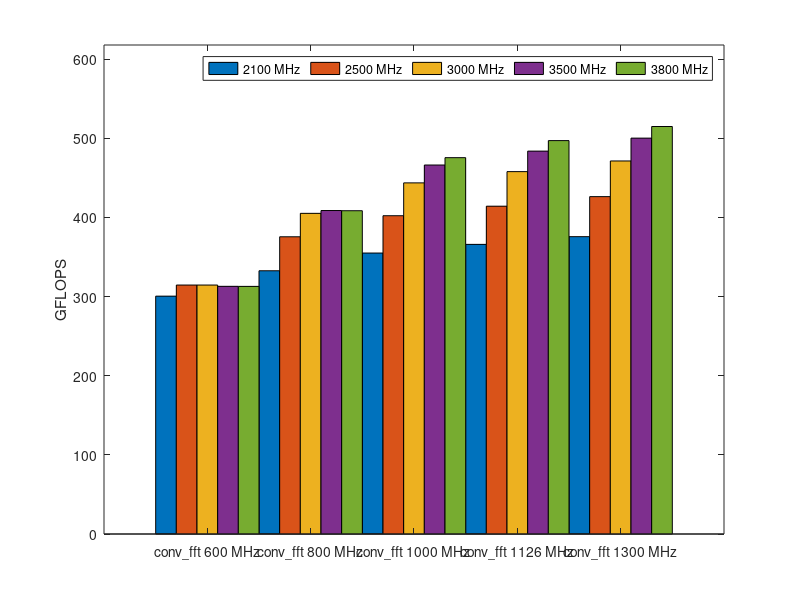
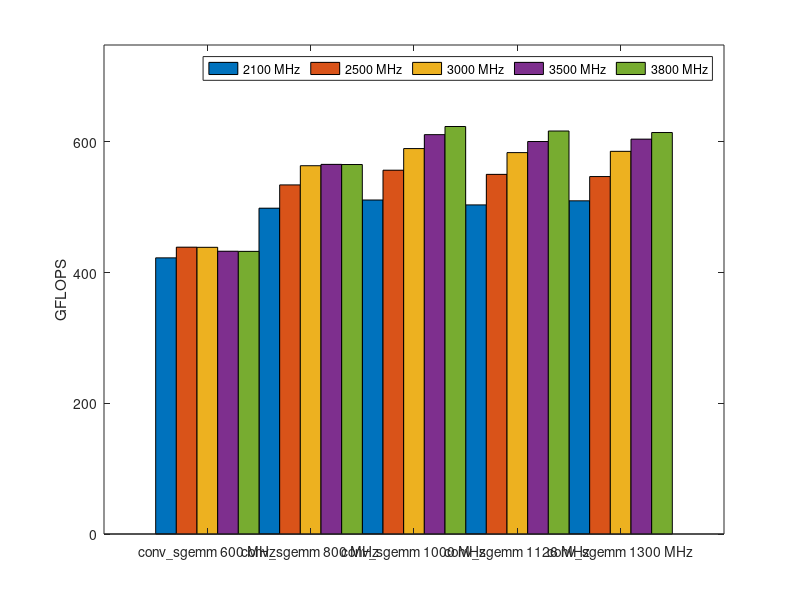
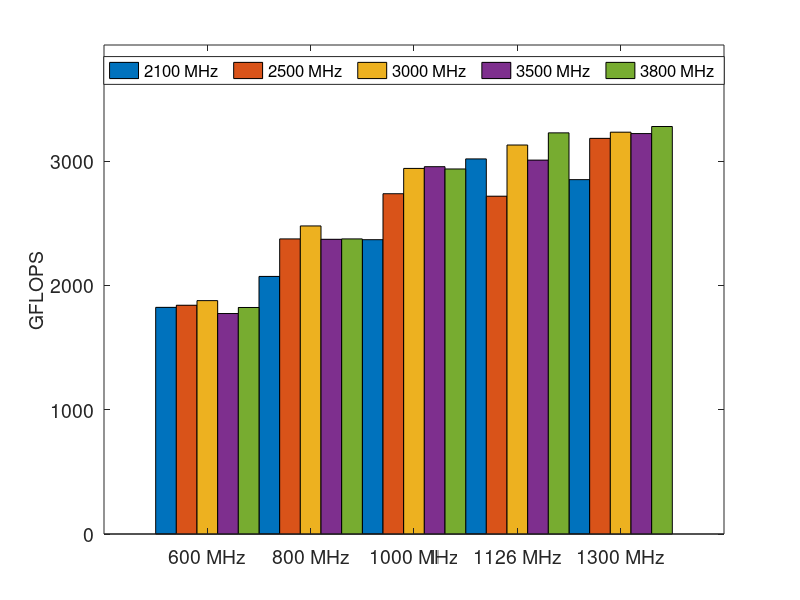

Recreate these plots in MATLAB, in order.
load dvfs_conv;

choice = 7;
yStr = '';
if choice == 6
    yStr = 'power/W';
end

if choice == 7
    yStr = 'GFLOPS';
end

if choice == 8
    yStr = 'GFLOPS/W';
end
           
dataC = cell2mat(dvfs_conv(:, choice));
conv_fft = dataC(1:25);
conv_sgemm = dataC(26:50);
conv_wino = dataC(51:75);

figure(1)

%%data of conv_fft
s1 = {'conv\_fft 600 MHz', 'conv\_fft 800 MHz', 'conv\_fft 1000 MHz', 'conv\_fft 1126 MHz', 'conv\_fft 1300 MHz'};
data = conv_fft;

data = reshape(data, 5, 5);
data = data';
bar(data,'barWidth',1);
ylim([0 max(max(data))*1.2]);
set(gca,'XTickLabel',s1);
legend({'2100 MHz','2500 MHz','3000 MHz','3500 MHz','3800 MHz'},...
    'Location','Best',...
    'Orientation','horizontal');
colormap('Summer');
ylabel(yStr);

figure(2)

%%data of conv_sgemm
s2 = {'conv\_sgemm 600 MHz', 'conv\_sgemm 800 MHz', 'conv\_sgemm 1000 MHz', 'conv\_sgemm 1126 MHz', 'conv\_sgemm 1300 MHz'};
data = conv_sgemm;

data = reshape(data, 5, 5);
data = data';
bar(data,'barWidth',1);
ylim([0 max(max(data))*1.2]);
set(gca,'XTickLabel',s2);
legend({'2100 MHz','2500 MHz','3000 MHz','3500 MHz','3800 MHz'},...
    'Location','Best',...
    'Orientation','horizontal');
colormap('Summer');
ylabel(yStr);

figure(3)

%%data of conv_winograd
% s3 = {'conv\_winograd 600 MHz', 'conv\_winograd 800 MHz', 'conv\_winograd 1000 MHz', 'conv\_winograd 1126 MHz', 'conv\_winograd 1300 MHz'};
s3 = {'600 MHz', '800 MHz', '1000 MHz', '1126 MHz', '1300 MHz'};
data = conv_wino;

data = reshape(data, 5, 5);
data = data';
bar(data,'barWidth',1);
width=850;
height=350;
left=200;
bottom=100;
set(gcf,'position',[left,bottom,width,height]);
ylim([0 max(max(data))*1.2]);
set(gca,'XTickLabel',s3, 'fontSize', 14);
legend({'2100 MHz','2500 MHz','3000 MHz','3500 MHz','3800 MHz'},...
    'Location','north',...
    'Orientation','horizontal',...
    'fontSize', 12);
colormap('Summer');
ylabel(yStr, 'fontSize', 14);